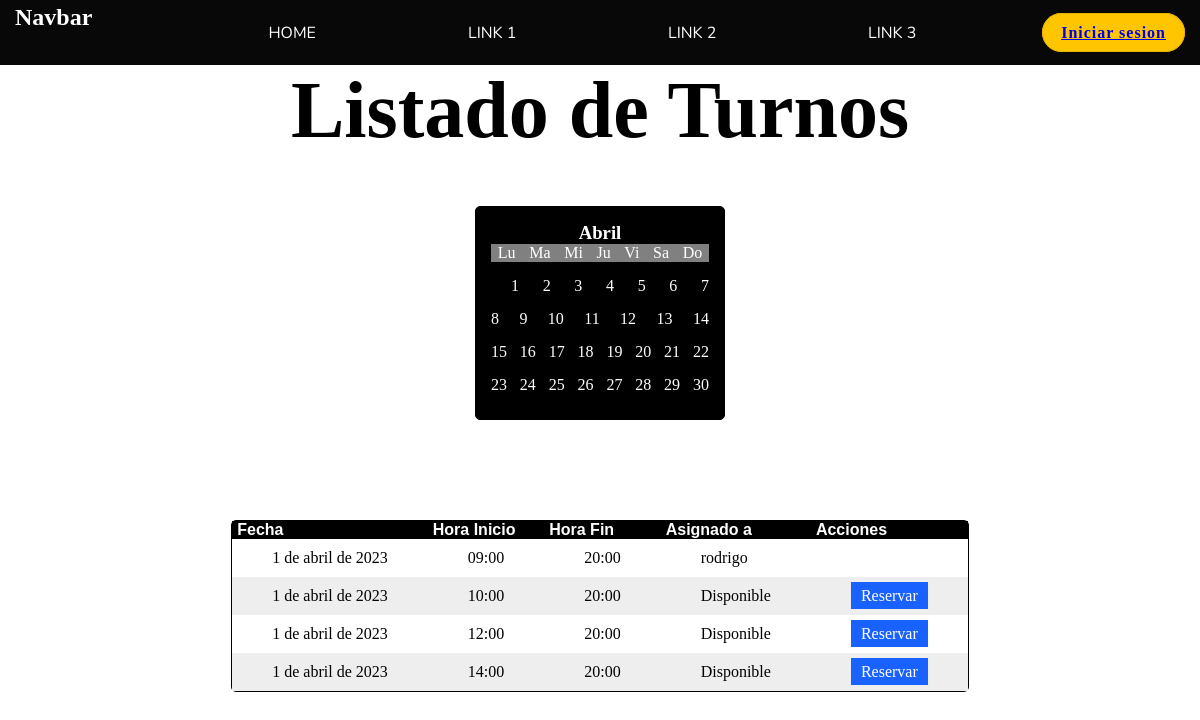
Before: /recolectando/2023-04-01 with the older database file.
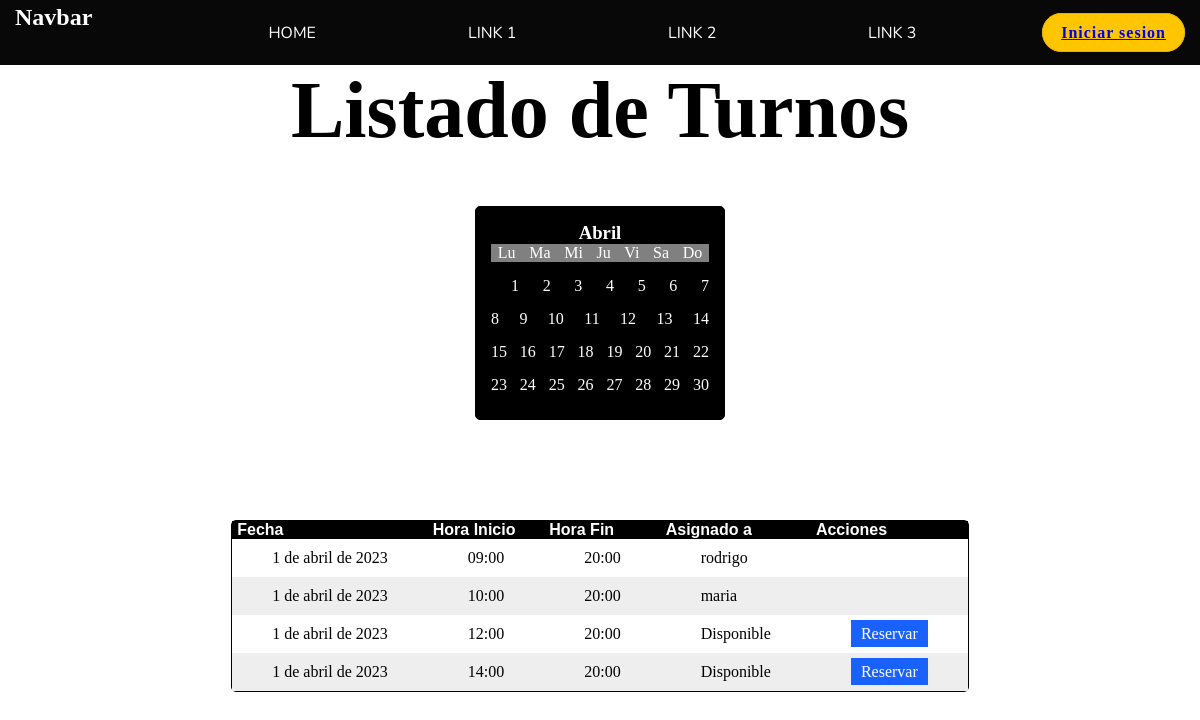
After: the same page with the newer database file.
### Turnos/models.py (models this page shows, shortened)
class Turno(models.Model):
    fecha = models.DateField()
    hora_inicio = models.TimeField()
    hora_fin = models.TimeField()
    asignado_a = models.ForeignKey(User, on_delete=models.SET_NULL, null=True, blank=True)
    activo = models.BooleanField(default=True)

### Turnos/views.py (the view)
# urls.py: path('recolectando/<id>', recolectando, name="recolecta"),
def recolectando(request, id):
    horaInicio=  Turno.objects.filter(fecha__startswith=id)
    return render(request ,'Turnos/filtro.html' , {"horaInicio": horaInicio})

### Turnos/templates/Turnos/filtro.html (shortened to what this page needs)
 {% extends 'Turnos/turnos.html' %}
 {% block Lista %}
{% load static %}
 <div class="container filtroDiv">
        <table cellspacing="0">
            <thead>
                <tr class="topLista">
                    <th>Fecha</th>
                    <th>Hora Inicio</th>
                    <th>Hora Fin</th>
                    <th>Asignado a</th>
                    <th>Acciones</th>
                </tr>
            </thead>
            <tbody>
                {% for turno in horaInicio %}
                <tr>
                    <td>{{ turno.fecha }}</td>
                    <td>{{ turno.hora_inicio }}</td>
                    <td>{{ turno.hora_fin }}</td>
                    {% if turno.asignado_a %}
                    <td>{{ turno.asignado_a.username}}</td>
                    {% else %}
                    <td>Disponible</td>
                    {% endif %}
                    <td>
                            {% if turno.activo %}
                            <a class="btn"  href="{% url 'Asignar' turno.id %}">Reservar</a>
                            {% endif %}
                    </td>
                </tr>
                {% empty %}
                <tr>
                    <td colspan="5">No hay turnos disponibles</td>
                </tr>
                {% endfor %}
            </tbody>
        </table>
    </div>
    {% endblock Lista %}

### Turnos/templates/Turnos/turnos.html (shortened to what this page needs)
{% extends "Turnos/index.html" %}
{% load static %}
    {% block Turnos %}
        <h1>Listado de Turnos</h1>
        <div class="dia">
                <h3>Abril</h3>
            <div class="semana">
                <p>Lu</p>
                <p>Ma</p>
                <p>Mi</p>
                <p>Ju</p>
                <p>Vi</p>
                <p>Sa</p>
                <p>Do</p>
            </div>
            <div class="primero">
                <a class="1" href="{% url 'recolecta' "2023-04-01"%}">1</a>
                <a class="2" href="{% url 'recolecta' "2023-04-02"%}">2</a>
                <a class="3" href="{% url 'recolecta' "2023-04-03"%}">3</a>
                <a class="4" href="{% url 'recolecta' "2023-04-04"%}">4</a>
                <a class="5" href="{% url 'recolecta' "2023-04-05"%}">5</a>
                <a class="6" href="{% url 'recolecta' "2023-04-06"%}">6</a>
                <a class="7" href="{% url 'recolecta' "2023-04-07"%}">7</a>
            </div>
            <div class="segundo">
                <a class="8" href="{% url 'recolecta' "2023-04-08"%}">8</a>
                <a class="9" href="{% url 'recolecta' "2023-04-09"%}">9</a>
                <a class="10" href="{% url 'recolecta' "2023-04-10"%}">10</a>
                <a class="11" href="{% url 'recolecta' "2023-04-11"%}">11</a>
                <a class="12" href="{% url 'recolecta' "2023-04-12"%}">12</a>
                <a class="13" href="{% url 'recolecta' "2023-04-13"%}">13</a>
                <a class="14" href="{% url 'recolecta' "2023-04-14"%}">14</a>
            </div>
            <div class="tercero">
                <a class="15" href="{% url 'recolecta' "2023-04-15"%}">15</a>
                <a class="16" href="{% url 'recolecta' "2023-04-16"%}">16</a>
                <a class="17" href="{% url 'recolecta' "2023-04-17"%}">17</a>
                <a class="18" href="{% url 'recolecta' "2023-04-18"%}">18</a>
                <a class="19" href="{% url 'recolecta' "2023-04-19"%}">19</a>
                <a class="20" href="{% url 'recolecta' "2023-04-20"%}">20</a>
                <a class="21" href="{% url 'recolecta' "2023-04-21"%}">21</a>
                <a class="22" href="{% url 'recolecta' "2023-04-22"%}">22</a>
            </div>
            <div class="cuarto">
                <a class="23" href="{% url 'recolecta' "2023-04-23"%}">23</a>
                <a class="24" href="{% url 'recolecta' "2023-04-24"%}">24</a>
                <a class="25" href="{% url 'recolecta' "2023-04-25"%}">25</a>
                <a class="26" href="{% url 'recolecta' "2023-04-26"%}">26</a>
                <a class="27" href="{% url 'recolecta' "2023-04-27"%}">27</a>
                <a class="28" href="{% url 'recolecta' "2023-04-28"%}">28</a>
                <a class="29" href="{% url 'recolecta' "2023-04-29"%}">29</a>
                <a class="30" href="{% url 'recolecta' "2023-04-30"%}">30</a>
            </div>
        </div>
    {% endblock Turnos %}

### Turnos/templates/Turnos/index.html (shortened to what this page needs)
<!DOCTYPE html>
<html lang="en">
    <head>
        {% load static %}
        <link rel="stylesheet" href="{%static 'Turnos/css/navbar.css'%}">
        <link rel="stylesheet" href="{%static 'Turnos/css/style.css'%}">
    </head>
    <body>
        <div class="navbar">
            <div class="logo">
              <h2>Navbar</h2>
            </div>
            <ul class="links">
              <li><a href="#">home</a></li>
              <li><a href="#">link 1</a></li>
              <li><a href="#">link 2</a></li>
              <li><a href="#">link 3</a></li>
            </ul>
            <div class="right">
            {% if not request.user.is_authenticated %}
            <a class="boton" href="{% url 'panel-login' %}">Iniciar sesion</a>
            {%endif%}
        </div>
        </div>
        {% block Turnos %}{% endblock Turnos %}
        {% block Lista %}{% endblock Lista %}
    </body>
</html>

### Turnos/static/Turnos/css/navbar.css (style rules this page uses)
body { margin: 0; background-image: url(); }
* { transition: 0.4s ease all; }
h1, h2, h3, h4, h5, h6 { margin: 0; }
ul { padding: 0; margin: 0; }
.navbar { background: #080808; color: #fff; padding: 15px; width: 100%; height: 65px; display: flex; align-items: center; }
.navbar .logo { cursor: pointer; font-family: "Lacquer"; }
.navbar ul.links { font-family: "Nunito"; margin-left: auto; margin-right: 50px; list-style: none; display: flex; align-items: center; transition: 0.4s ease all, 0s ease background; }
.navbar ul.links li { text-transform: uppercase; padding: 0 15px; height: 65px; display: flex; justify-content: center; align-items: center; transition: 0.4s ease all, 0s ease margin; }
.navbar ul.links li a { text-decoration: none; color: #fff; }
.boton { background: #ffc600; outline: none; font-weight: bold; padding: 10px 18px; border-radius: 25px; border: 1px solid #e6b200; letter-spacing: 1px; }

### Turnos/static/Turnos/css/style.css (style rules this page uses)
* { box-sizing: border-box; padding: 0; margin: 0; }
.dia { display: flex; justify-content: center; margin: 0 auto; border: 1px solid black; border-radius: 5px; padding: 15px 15px 25px 15px; text-align: center; flex-direction: column; width: 250px; background-color: black; color: white; z-index: 200; }
.dia a { color: white; text-decoration: none; }
.primero { display: flex; justify-content: space-between; margin-top: 15px; }
.primero a { text-decoration: none; margin-left: 20px; }
.segundo { display: flex; justify-content: space-between; margin-top: 15px; }
.cuarto { display: flex; justify-content: space-between; margin-top: 15px; }
.tercero { display: flex; justify-content: space-between; margin-top: 15px; }
.semana { display: flex; justify-content: space-between; background-color: grey; }
.semana p { margin: 0 auto; }
h1 { margin-bottom: 50px; text-align: center; font-size: 80px; }
h2 { margin-bottom: 30px; }
li { display: flex; flex-direction: column; width: 300px; list-style: none; }
.container { display: flex; width: 100%; justify-content: center; align-items: center; margin-top: 50px; }
tbody td { padding: 10px 40px; }
.btn { text-decoration: none; padding: 5px 10px; color: white; background-color: rgb(25, 98, 255); }
table { border: 1px solid black; border-radius: 5px; }
.topLista { padding: 5px 0; background-color: black; color: white; font-family: 'Lucida Sans', 'Lucida Sans Regular', 'Lucida Grande', 'Lucida Sans Unicode', Geneva, Verdana, sans-serif; font-weight: 100; text-align: left; }
ul li { width: 200px; }
.filtroDiv th { padding-left: 5px; }
tr:nth-child(2), tr:nth-child(4) { background-color: rgb(238, 238, 238); }

Changed rows visible on the page:
changed Turno: asignado_a.username (not shown) → "maria"; no longer shows "Disponible"; no longer shows "Reservar"
